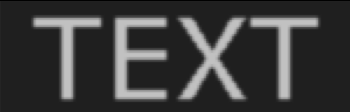
#> input picture Images/text.png, 350 x 112 px, found by its file name
$ python sharp.py
#> lines starting #> are read from the running program, lines starting #| are printed output that depends on the picture
import cv2

# Load the image
image = cv2.imread("images/text.png", 0)
#> image is the input picture: shape (112, 350); min 0, max 193, mean 59.5
# Blur the image
lowpass = cv2.GaussianBlur(image, (9,9), 10)
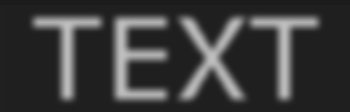
#> lowpass: shape (112, 350); min 28, max 191, mean 59.7
sharp = cv2.addWeighted(image, 1, lowpass, -1, 0)
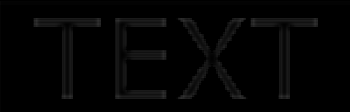
#> sharp: shape (112, 350); min 0, max 49, mean 3.6
h_boost = cv2.addWeighted(image, 1.4, sharp, 1, 0)
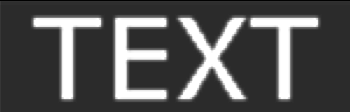
#> h_boost: shape (112, 350); min 0, max 255, mean 83.7
cv2.imshow("image", image)
cv2.waitKey(0)
cv2.imshow("lowpass", lowpass)
cv2.waitKey(0)
cv2.imshow("sharp", sharp)
cv2.waitKey(0)
cv2.imshow("h_boost", h_boost)
cv2.waitKey(0)
cv2.destroyAllWindows()
